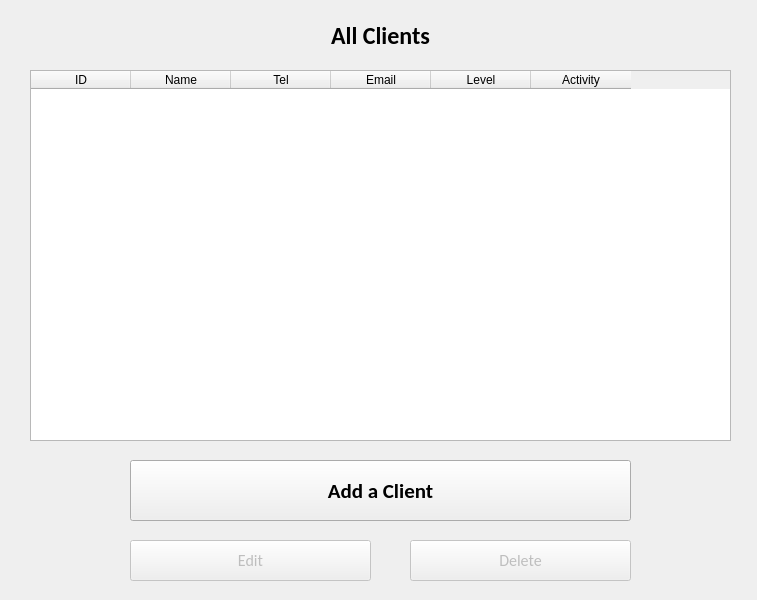
<?xml version="1.0" encoding="UTF-8"?>
<ui version="4.0">
 <class>Dialog</class>
 <widget class="QDialog" name="Dialog">
  <property name="geometry">
   <rect>
    <x>0</x>
    <y>0</y>
    <width>757</width>
    <height>600</height>
   </rect>
  </property>
  <property name="windowTitle">
   <string>Clients</string>
  </property>
  <widget class="QTableWidget" name="table_widget">
   <property name="geometry">
    <rect>
     <x>30</x>
     <y>70</y>
     <width>701</width>
     <height>371</height>
    </rect>
   </property>
   <property name="editTriggers">
    <set>QAbstractItemView::NoEditTriggers</set>
   </property>
   <property name="rowCount">
    <number>0</number>
   </property>
   <column>
    <property name="text">
     <string>ID</string>
    </property>
   </column>
   <column>
    <property name="text">
     <string>Name</string>
    </property>
   </column>
   <column>
    <property name="text">
     <string>Tel</string>
    </property>
   </column>
   <column>
    <property name="text">
     <string>Email</string>
    </property>
   </column>
   <column>
    <property name="text">
     <string>Level</string>
    </property>
   </column>
   <column>
    <property name="text">
     <string>Activity</string>
    </property>
   </column>
  </widget>
  <widget class="QPushButton" name="button3">
   <property name="enabled">
    <bool>false</bool>
   </property>
   <property name="geometry">
    <rect>
     <x>410</x>
     <y>540</y>
     <width>221</width>
     <height>41</height>
    </rect>
   </property>
   <property name="font">
    <font>
     <family>Calibri</family>
     <pointsize>12</pointsize>
    </font>
   </property>
   <property name="text">
    <string>Delete</string>
   </property>
  </widget>
  <widget class="QPushButton" name="button1">
   <property name="enabled">
    <bool>true</bool>
   </property>
   <property name="geometry">
    <rect>
     <x>130</x>
     <y>460</y>
     <width>501</width>
     <height>61</height>
    </rect>
   </property>
   <property name="font">
    <font>
     <family>Calibri</family>
     <pointsize>16</pointsize>
     <weight>75</weight>
     <bold>true</bold>
    </font>
   </property>
   <property name="text">
    <string>Add a Client</string>
   </property>
  </widget>
  <widget class="QPushButton" name="button2">
   <property name="enabled">
    <bool>false</bool>
   </property>
   <property name="geometry">
    <rect>
     <x>130</x>
     <y>540</y>
     <width>241</width>
     <height>41</height>
    </rect>
   </property>
   <property name="font">
    <font>
     <family>Calibri</family>
     <pointsize>12</pointsize>
    </font>
   </property>
   <property name="text">
    <string>Edit</string>
   </property>
  </widget>
  <widget class="QLabel" name="label1">
   <property name="geometry">
    <rect>
     <x>250</x>
     <y>10</y>
     <width>261</width>
     <height>51</height>
    </rect>
   </property>
   <property name="font">
    <font>
     <family>Calibri</family>
     <pointsize>18</pointsize>
     <weight>75</weight>
     <bold>true</bold>
     <underline>false</underline>
    </font>
   </property>
   <property name="text">
    <string>All Clients</string>
   </property>
   <property name="alignment">
    <set>Qt::AlignCenter</set>
   </property>
  </widget>
 </widget>
 <resources/>
 <connections/>
</ui>
